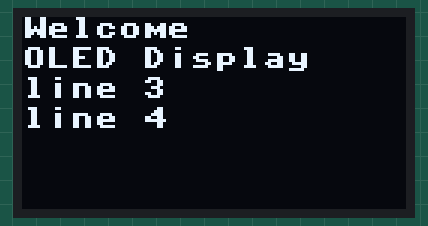
Bench run of a program on a simulated ESP32 board running MicroPython. On the bench: 128×64 one-colour display.

Above: at 0.1 s.
At 1.1 s:
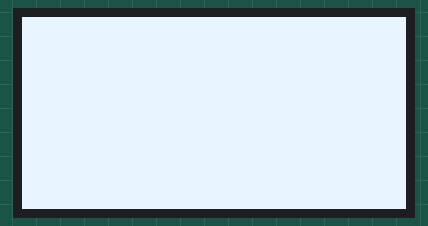
At 2.1 s:
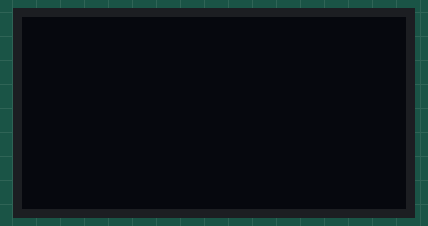
At 3.2 s:
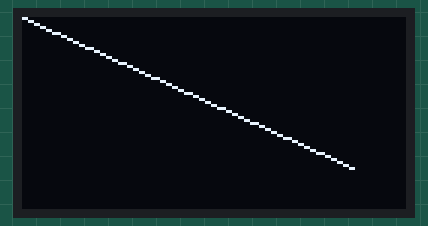

Measured:
- by itself, everything shown: repeats every 4.1 s, in 4 steps
- what the display in image 1 shows lasts 1.0 s, from 1.1 s to 2.1 s

The program:

uP_-_09.20_-_oled_ssd1306_test.py
```python
'''
 09.20 - Use the 0.96" OLED with the SSD1306 controller (software I2C)

 This sketch shows how to display text and graphics in a the SSD1306 OLED display.


 Components
 ----------
  - ESP32
  - 0.96" OLED with the SSD1306 controller
  -     GND --> GND
  -     VCC --> 3.3V
  -     SDA --> GPIO 26
  -     SCL --> GPIO 25
  - Wires
  - Breadboard

 Documentation:
 * Pins and GPIO: https://micropython-docs-esp32.readthedocs.io/en/esp32_doc/esp32/quickref.html#pins-and-gpio
 * sleep: http://docs.micropython.org/en/latest/library/utime.html?highlight=utime%20sleep#utime.sleep
 * softI2C: https://docs.micropython.org/en/latest/library/machine.I2C.html?highlight=softi2c#machine.SoftI2C

 Requires:
 * SSD1306.py: https://gist.github.com/unforgiven512/cee0fdce1a00ecac31f40ca6820c1828

 Beware:
 I have tested a few methods for setting up the I2C object. Only the software I2C worked, as used below.

 Course:
 MicroPython with the ESP32
 https://techexplorations.com

'''

from machine import Pin, SoftI2C #I2C #SoftI2C
import SSD1306
from time import sleep

#i2c = I2C(scl=Pin(25), sda=Pin(26), freq=400000)  # Gives deprecation warning
#i2c = I2C(1)  # Does not work
i2c = SoftI2C(scl=Pin(25), sda=Pin(26), freq=400000)  # Using software I2C WORKS

oled_width = 128
oled_height = 64
oled = SSD1306.SSD1306_I2C(oled_width, oled_height, i2c)

while True:
    oled.fill(0)
    oled.text('Welcome', 0, 0)
    oled.text('OLED Display', 0, 10)
    oled.text('line 3', 0, 20)
    oled.text('line 4', 0, 30)
    oled.show()
    sleep(1)
    oled.fill(1)
    oled.show()
    sleep(1)
    oled.fill(0)
    oled.show()
    sleep(1)
    oled.line(0,0,110,50,1)
    oled.show()
    sleep(1)
```
